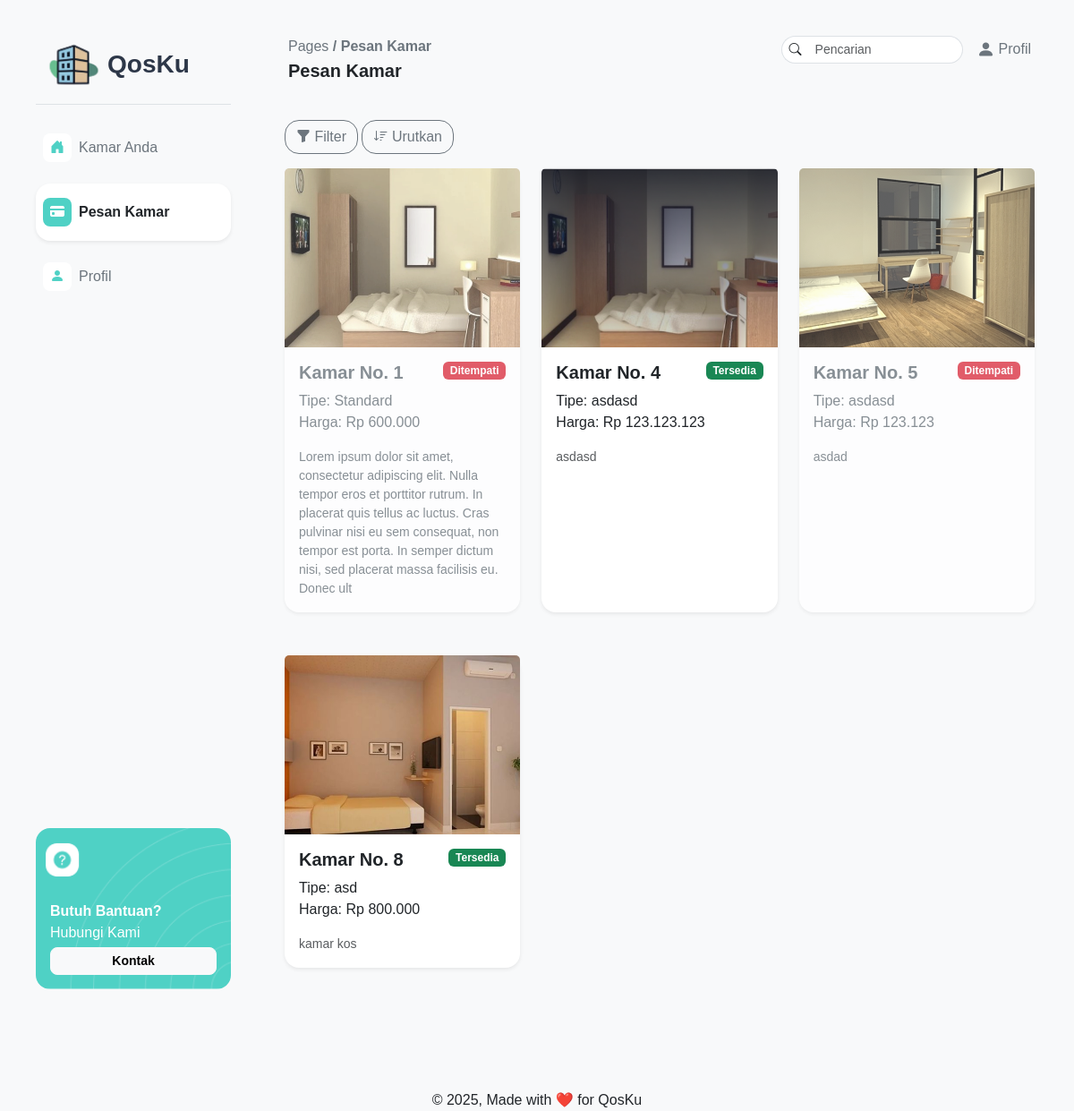
Page /pages/pelanggan/listkamar.php (signed in) on the earlier database version.
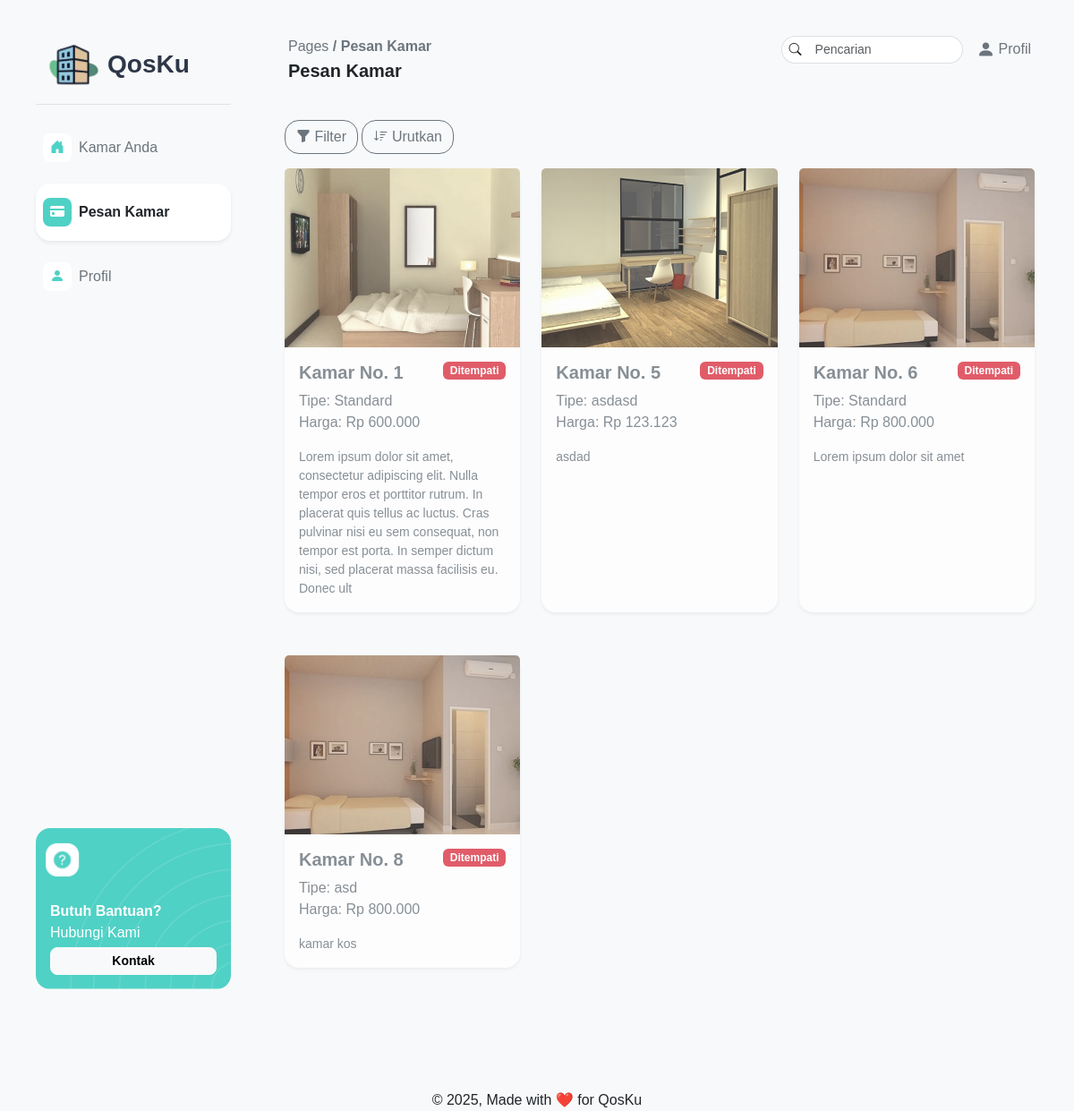
Same page on the later database version.
### tables this page shows
CREATE TABLE `kamar_kos` (
  `idKamar` int(11) NOT NULL,
  `nomorKamar` int(11) NOT NULL,
  `tipeKamar` varchar(255) NOT NULL,
  `harga` int(11) NOT NULL,
  `statusKetersediaan` enum('Tersedia','Ditempati','Dalam Perbaikan') NOT NULL DEFAULT 'Tersedia',
  `deskripsi` varchar(255) NOT NULL,
  `gambar` varchar(255) NOT NULL
);

### pages/pelanggan/listkamar.php (the view, shortened to what this page needs)
<?php
require "../../php/connect.php";
$perPage = 6;
$page = isset($_GET['page']) ? max(1, (int)$_GET['page']) : 1;
$offset = ($page - 1) * $perPage;
$query = "SELECT * FROM kamar_kos ORDER BY nomorKamar LIMIT $perPage OFFSET $offset";
$hasil = $connect->query($query);
$kamar = [];
if ($hasil) {
  $kamar = $hasil->fetch_all(MYSQLI_ASSOC);
}
?>
<!DOCTYPE html>
<html lang="en">
<head>
  <link href="https://cdn.jsdelivr.net/npm/bootstrap@5.3.6/dist/css/bootstrap.min.css" rel="stylesheet"
>
  <link rel="stylesheet" href="../../assets/css/style.css">
  <link rel="stylesheet" href="https://cdn.jsdelivr.net/npm/bootstrap-icons@1.13.1/font/bootstrap-icons.min.css">
</head>
<body class="bg-light">
  <div class="d-flex min-vh-100 ms-4 me-4">
    <?php include '../../layout/pelangganNavbar.php'; ?>
    <div class="flex-grow-1">
      <?php include '../../layout/pelangganHeader.php'; ?>
      <div class="container-fluid pt-4 pb-3">
        <div class="d-flex justify-content-between align-items-center mb-3 px-2">
          <div>
            <button class="btn btn-outline-secondary rounded-4"><i class="bi bi-funnel-fill"></i> Filter</button>
            <button class="btn btn-outline-secondary rounded-4"><i class="bi bi-sort-down"></i> Urutkan</button>
          </div>
        </div>
        <div class="row g-4 px-2">
          <?php foreach ($kamar as $room): ?>
            <div class="col-md-4 mb-4">
              <?php if ($room['statusKetersediaan'] === 'Ditempati'): ?>
                <div class="card shadow-sm border-0 rounded-4 h-100 card-disabled">
                  <div class="card-img-container">
                    <img src="<?= !empty($room['gambar']) ? '../../assets/img/' . $room['gambar'] : '../../assets/img/backgroundKamar.png' ?>"
                      class="card-img-top"
                      alt="Kamar No. <?= htmlspecialchars($room['nomorKamar']) ?>"
                      style="height: 200px; object-fit: cover;">
                  </div>
                  <div class="card-body">
                    <div class="d-flex justify-content-between align-items-start">
                      <h5 class="card-title fw-bold">Kamar No. <?= htmlspecialchars($room['nomorKamar']) ?></h5>
                      <span class="badge bg-danger">
                        <?= htmlspecialchars($room['statusKetersediaan']) ?>
                      </span>
                    </div>
                    <p class="card-text">
                      <span class="d-block">Tipe: <?= htmlspecialchars($room['tipeKamar']) ?></span>
                      <span class="d-block">Harga: Rp <?= number_format($room['harga'], 0, ',', '.') ?></span>
                    </p>
                    <p class="card-text small text-muted"><?= nl2br(htmlspecialchars($room['deskripsi'])) ?></p>
                  </div>
                </div>
              <?php else: ?>
                <a class="card shadow-sm border-0 rounded-4 h-100 text-decoration-none card-hover"
                  href="pesankamar.php?idKamar=<?= urlencode($room['idKamar']) ?>">
                  <div class="card-img-container">
                    <img src="<?= !empty($room['gambar']) ? '../../assets/img/' . $room['gambar'] : '../../assets/img/backgroundKamar.png' ?>"
                      class="card-img-top"
                      alt="Kamar No. <?= htmlspecialchars($room['nomorKamar']) ?>"
                      style="height: 200px; object-fit: cover;">
                  </div>
                  <div class="card-body">
                    <div class="d-flex justify-content-between align-items-start">
                      <h5 class="card-title fw-bold">Kamar No. <?= htmlspecialchars($room['nomorKamar']) ?></h5>
                      <span class="badge bg-<?= $room['statusKetersediaan'] === 'Tersedia' ? 'success' : 'warning' ?>">
                        <?= htmlspecialchars($room['statusKetersediaan']) ?>
                      </span>
                    </div>
                    <p class="card-text">
                      <span class="d-block">Tipe: <?= htmlspecialchars($room['tipeKamar']) ?></span>
                      <span class="d-block">Harga: Rp <?= number_format($room['harga'], 0, ',', '.') ?></span>
                    </p>
                    <p class="card-text small text-muted"><?= nl2br(htmlspecialchars($room['deskripsi'])) ?></p>
                  </div>
                </a>
              <?php endif; ?>
            </div>
          <?php endforeach; ?>
        </div>
      </div>
    </div>
  </div>
  <div class="footer text-center mt-5 pt-5">
    &copy; 2025, Made with ❤️ for QosKu
  </div>
</body>
</html>

Differences in the rows shown:
removed kamar_kos: shows a picture, nomorKamar "4", statusKetersediaan "Tersedia", tipeKamar "asdasd", harga "123.123.123", deskripsi "asdasd"
added kamar_kos: gambar (picture), nomorKamar "6", statusKetersediaan "Ditempati", tipeKamar "Standard", harga "800.000", deskripsi "Lorem ipsum dolor sit amet"
changed kamar_kos "asd": gambar: picture added; gambar: picture removed; statusKetersediaan "Tersedia" → "Ditempati"
